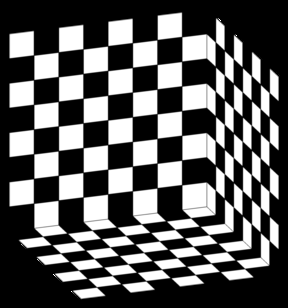
#> input picture images/chessboard.png, 288 x 308 px
$ jupyter execute 'Harris Corner Detection.ipynb'   (shell and % lines are left out)
#> lines starting #> are read from the running program, lines starting #| are printed output that depends on the picture; after the words box and inside, x2 and y2 are one past the last pixel; in counts of white or black regions, pixels touching at a corner belong together
[cell 1]
import numpy as np
import matplotlib.pyplot as plt
import cv2

image = cv2.imread('images/chessboard.png')
#> image is the input picture: shape (308, 288, 3); min 0, max 255, mean 93.1
image = cv2.cvtColor(image, cv2.COLOR_BGR2RGB)

image_copy = np.copy(image)
print(np.shape(image_copy))
#| (308, 288, 3)

plt.imshow(image_copy)

[cell 2]
# Convert to grayscale
gray = cv2.cvtColor(image_copy, cv2.COLOR_RGB2GRAY)

# Convert to float type
gray = np.float32(gray)

# Detect corners
dst = cv2.cornerHarris(gray, 2, 3, 0.04)
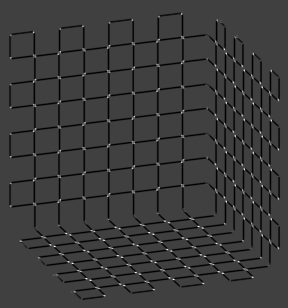
#> dst: shape (308, 288) float32; min -95558440, max 279645856, mean -7352744; drawn with min black and max white
print(np.shape(dst))
#| (308, 288)
# dilate corner image to enhance corner points
dst = cv2.dilate(dst, None)
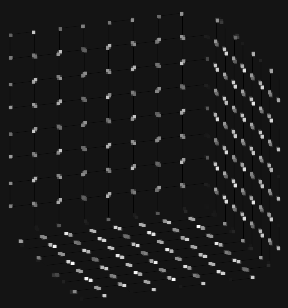
#> dst: shape (308, 288) float32; min -24491612, max 279645856, mean 7122549.5; drawn with min black and max white
print(np.shape(dst))
#| (308, 288)
plt.imshow(dst, cmap='gray')

Select and display strong corners

[cell 3]
# Define a threshold for extracting strong corners
# This value may vary depending on the image
thresh = 0.01 * dst.max()
#> thresh = 2796458.6

# create an image copy to draw corners on
corner_image = np.copy(image_copy)

# Iterate through all the corners and draw them on the image (if they pass the threshold)
for j in range(0, dst.shape[0]):
    for i in range(0, dst.shape[1]):
        if (dst[j,i] > thresh):
            # image, center pt, radius, color, thickness
            cv2.circle(corner_image, (i,j), 1, (0,255,0), 1)
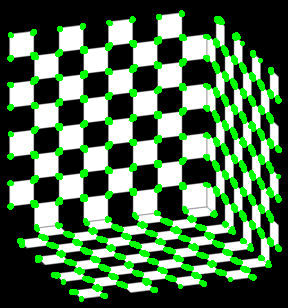
#> corner_image: shape (308, 288, 3); 13% of pixels changed, all inside (x1, y1, x2, y2) = (7, 10, 282, 302)

plt.imshow(corner_image)

# Excercise

[cell 4]
import numpy as np
import matplotlib.pyplot as plt
import cv2

waffle = cv2.imread('images/waffle.png')
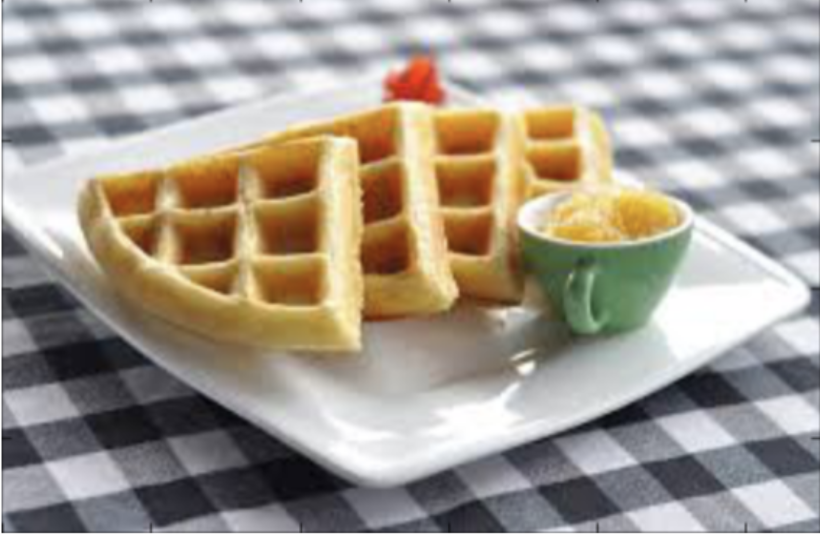
#> input picture images/waffle.png, 820 x 536 px
#> waffle is the input picture: shape (536, 820, 3); mean B, G, R 145.1, 155.5, 163.5
waffle = cv2.cvtColor(waffle, cv2.COLOR_BGR2RGB)
print(np.shape(waffle))
#| (536, 820, 3)
plt.imshow(waffle)

[cell 5]
# ---------------------------------------------------------- #


## TODO: Complete this corner detection function
## This takes in an image
## And returns dilated corners
def corner_detect(image):
    # Convert the image to grayscale, floating point values
    gray = cv2.cvtColor(image, cv2.COLOR_RGB2GRAY)
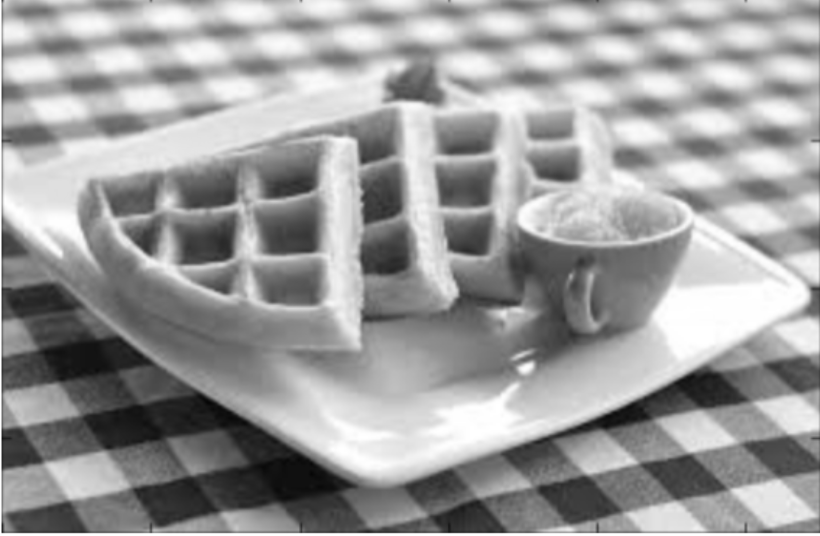
#> gray: shape (536, 820); min 6, max 255, mean 156.7
    gray = np.float32(gray)

    ## TODO: Create a Harris corner detector using those grayscale vals
    ## Change this value, but keep the variable name
    corners = cv2.cornerHarris(gray, 2, 3, 0.04)

    ## TODO: Dilate the corner detections
    #kernel = np.ones((5,5), np.uint8)
    corners = cv2.dilate(corners, None)

    # Return those values
    return corners

# Runs your function (do not change this line of code)
corners = corner_detect(waffle)

## TODO: Define a threshold to select strong corners
threshold = 0.0001*corners.max()
#> threshold = 8566.1

# ---------------------------------------------------------- #
if(corners is not None):
    # Create an image copy to draw corners on
    corner_image = np.copy(waffle)

    # Iterate through all the corners and draw them on the image (if they pass the threshold)
    for j in range(0, corners.shape[0]):
        for i in range(0, corners.shape[1]):
            if(corners[j,i] > threshold):
                # image, center pt, radius, color, thickness
                cv2.circle(corner_image, (i, j), 2, (0,255,0), 2)
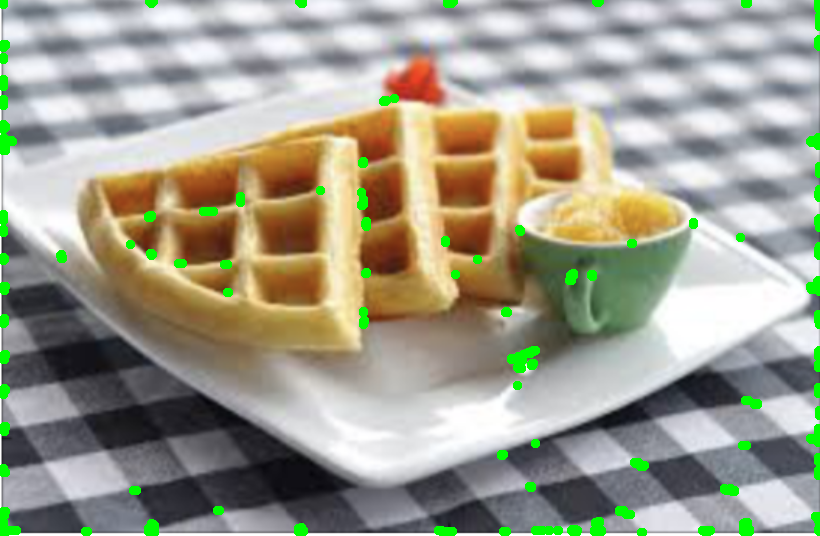
#> corner_image: shape (536, 820, 3); mean R, G, B 159.6, 158.2, 141.4

    # Plot the result
    f, (ax1, ax2) = plt.subplots(1, 2, figsize=(20, 10))
    f.tight_layout()
    ax1.imshow(corners, cmap='gray')
    ax1.set_title('Dilated Corners')
    ax2.imshow(corner_image, cmap='gray')
    ax2.set_title('Thresholded Corners')
